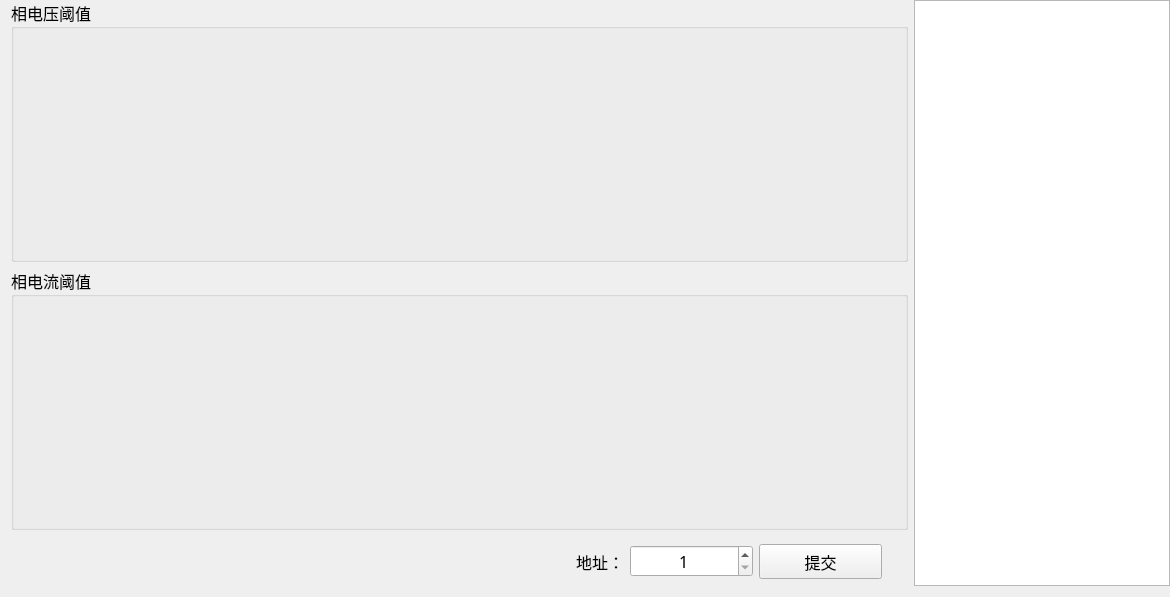
<?xml version="1.0" encoding="UTF-8"?>
<ui version="4.0">
 <class>RSet_LineWid</class>
 <widget class="QWidget" name="RSet_LineWid">
  <property name="geometry">
   <rect>
    <x>0</x>
    <y>0</y>
    <width>1170</width>
    <height>597</height>
   </rect>
  </property>
  <property name="windowTitle">
   <string>Form</string>
  </property>
  <layout class="QGridLayout" name="gridLayout">
   <property name="topMargin">
    <number>0</number>
   </property>
   <property name="rightMargin">
    <number>0</number>
   </property>
   <item row="0" column="0">
    <layout class="QVBoxLayout" name="verticalLayout">
     <item>
      <widget class="QGroupBox" name="volGroup">
       <property name="font">
        <font>
         <family>微软雅黑</family>
         <pointsize>12</pointsize>
        </font>
       </property>
       <property name="title">
        <string>相电压阈值</string>
       </property>
      </widget>
     </item>
     <item>
      <widget class="QGroupBox" name="curGroup">
       <property name="font">
        <font>
         <family>微软雅黑</family>
         <pointsize>12</pointsize>
        </font>
       </property>
       <property name="title">
        <string>相电流阈值</string>
       </property>
      </widget>
     </item>
     <item>
      <widget class="QWidget" name="widget" native="true">
       <property name="maximumSize">
        <size>
         <width>16777215</width>
         <height>50</height>
        </size>
       </property>
       <widget class="QWidget" name="layoutWidget_2">
        <property name="geometry">
         <rect>
          <x>490</x>
          <y>0</y>
          <width>381</width>
          <height>51</height>
         </rect>
        </property>
        <layout class="QHBoxLayout" name="horizontalLayout">
         <item>
          <widget class="QLabel" name="label">
           <property name="minimumSize">
            <size>
             <width>100</width>
             <height>30</height>
            </size>
           </property>
           <property name="font">
            <font>
             <family>微软雅黑</family>
             <pointsize>12</pointsize>
            </font>
           </property>
           <property name="text">
            <string>地址：</string>
           </property>
           <property name="alignment">
            <set>Qt::AlignRight|Qt::AlignTrailing|Qt::AlignVCenter</set>
           </property>
          </widget>
         </item>
         <item>
          <widget class="QSpinBox" name="spinBox">
           <property name="minimumSize">
            <size>
             <width>100</width>
             <height>30</height>
            </size>
           </property>
           <property name="font">
            <font>
             <family>微软雅黑</family>
             <pointsize>12</pointsize>
            </font>
           </property>
           <property name="alignment">
            <set>Qt::AlignCenter</set>
           </property>
           <property name="minimum">
            <number>1</number>
           </property>
          </widget>
         </item>
         <item>
          <widget class="QPushButton" name="pushButton">
           <property name="minimumSize">
            <size>
             <width>120</width>
             <height>35</height>
            </size>
           </property>
           <property name="font">
            <font>
             <family>微软雅黑</family>
             <pointsize>12</pointsize>
            </font>
           </property>
           <property name="text">
            <string>提交</string>
           </property>
          </widget>
         </item>
        </layout>
       </widget>
      </widget>
     </item>
    </layout>
   </item>
   <item row="0" column="1">
    <widget class="QTextEdit" name="textEdit">
     <property name="sizePolicy">
      <sizepolicy hsizetype="Expanding" vsizetype="Expanding">
       <horstretch>0</horstretch>
       <verstretch>0</verstretch>
      </sizepolicy>
     </property>
     <property name="minimumSize">
      <size>
       <width>256</width>
       <height>400</height>
      </size>
     </property>
     <property name="maximumSize">
      <size>
       <width>256</width>
       <height>16777215</height>
      </size>
     </property>
     <property name="font">
      <font>
       <family>微软雅黑</family>
       <pointsize>12</pointsize>
      </font>
     </property>
    </widget>
   </item>
  </layout>
 </widget>
 <resources/>
 <connections/>
</ui>
